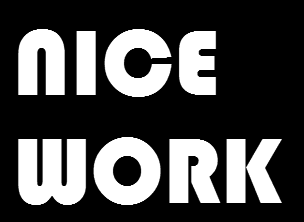
%> input picture thiagodangelo_aula_pratica_07/letra.png, 304 x 222 px
$ octave q4.m   (GNU Octave 9; MATLAB toolbox functions it lacks are replaced by stand-ins)
%> lines starting %> are read from the running program, lines starting %| are printed output that depends on the picture; in (x1, y1, x2, y2) boxes, pixels count from 0 and x2, y2 are one past the last pixel; in counts of white or black regions, pixels touching at a corner belong together; the program's own positions count from 1
%> further down, A is the input picture: size 222x304 uint8; min 0, max 255, mean 76.2
### thiagodangelo_aula_pratica_07/skeletonization.m
function nA = skeletonization(A, se)
    erosions(:,:, 1) = A;
    openings(:,:, 1) = imopen(erosions(:,:, 1), se);
    differences(:, :, 1) = erosions(:,:, 1) & ~openings(:,:, 1);
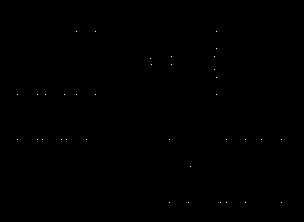
%> differences: size 222x304 logical; 0.05% white in thin lines or dots, all inside (x1, y1, x2, y2) = (17, 31, 282, 203)
    nA = differences(:, :, 1);
    i = 1;
    while ~all(all(~openings(:, :, i)))
        i = i + 1;
        erosions(:, :, i) = imerode(erosions(:, :, i - 1), se);
        openings(:, :, i) = imopen(erosions(:, :, i), se);
        differences(:, :, i) = erosions(:, :, i) & ~openings(:, :, i);
        nA = nA | differences(:, :, i);
    end
%> this loop made 14 passes
%> pass 2, in skeletonization, `nA = nA | differences(:, :, i);`:
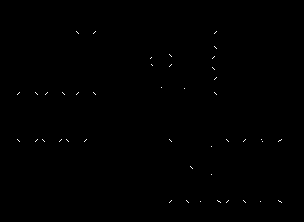
%> nA: size 222x304 logical; 0.17% white in thin lines or dots, all inside (x1, y1, x2, y2) = (17, 31, 282, 203)
%> after the loop:
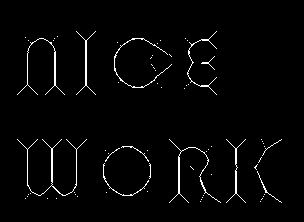
%> nA: size 222x304 logical; 2.3% white in thin lines or dots, all inside (x1, y1, x2, y2) = (17, 31, 282, 203)
end

### thiagodangelo_aula_pratica_07/q4.m
clear all;
close all;
clc;

% Exerc韈io 04
A = imread('letra.png');
figure,
imshow(A);

se = strel('diamond', 1);

nA = skeletonization(A, se);
figure,
imshow(nA);
